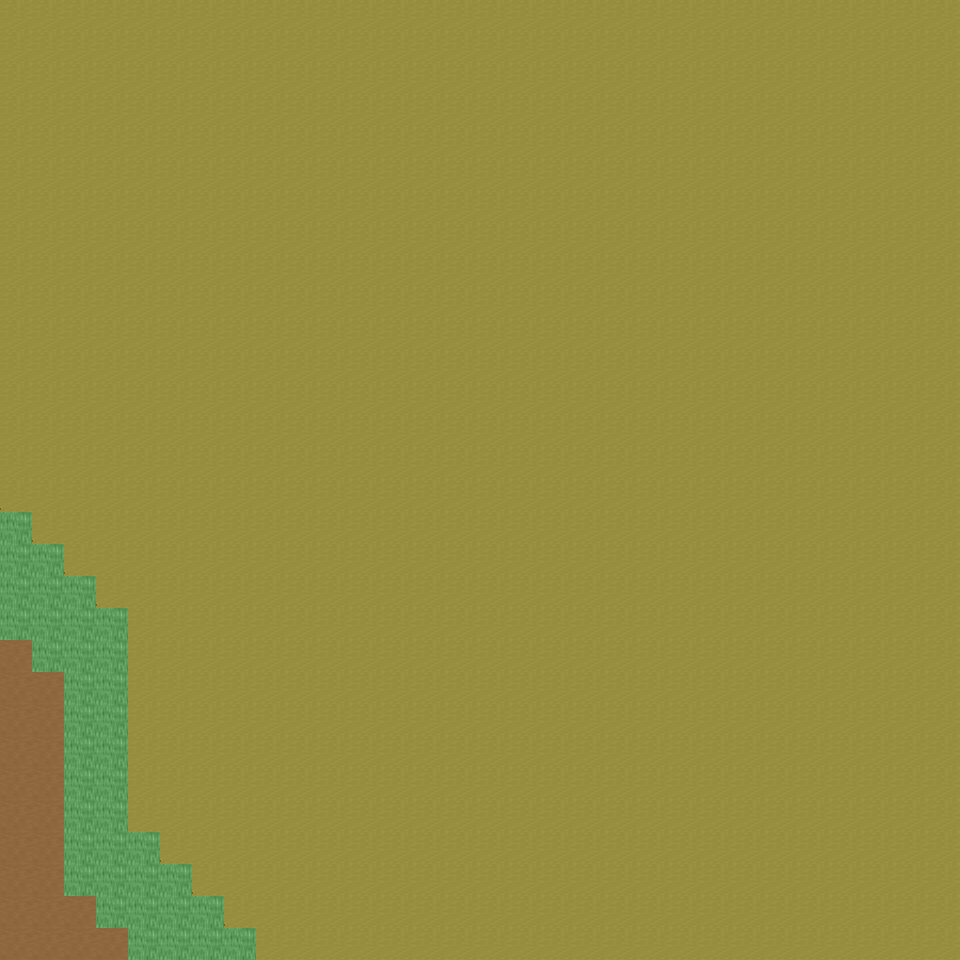

Tiled map render using the project's own tile images. Description and the map definition, with tile-layer contents summarised, below:
An orthogonal 30x30 tile map with 32x32 px tiles, 6 tile layers (Ground, Object, Object2, Above, ...), 31 tilesets and 6 objects (6x mapExit).

<map version="1.0" orientation="orthogonal" renderorder="right-down" width="30" height="30" tilewidth="32" tileheight="32" nextobjectid="7">
  <tileset firstgid="1" name="tileset_ground_ground" tilewidth="32" tileheight="32" tilecount="33" columns="3">
    <image source="../drawable/tileset_ground_ground.png" width="96" height="352" />
  </tileset>
  <tileset firstgid="34" name="tileset_ground_ridge_earth_dark" tilewidth="32" tileheight="32" tilecount="96" columns="12">
    <image source="../drawable/tileset_ground_ridge_earth_dark.png" width="384" height="256" />
  </tileset>
  <tileset firstgid="130" name="tileset_furniture_light_iron_lamp" tilewidth="32" tileheight="32" tilecount="3" columns="1">
    <image source="../drawable/tileset_furniture_light_iron_lamp.png" width="32" height="96" />
  </tileset>
  <tileset firstgid="133" name="tileset_furniture_light_dark_torch" tilewidth="32" tileheight="32" tilecount="8" columns="2">
    <image source="../drawable/tileset_furniture_light_dark_torch.png" width="64" height="128" />
  </tileset>
  <tileset firstgid="141" name="tileset_furniture_light_flames" tilewidth="32" tileheight="32" tilecount="6" columns="6">
    <image source="../drawable/tileset_furniture_light_flames.png" width="192" height="32" />
  </tileset>
  <tileset firstgid="147" name="tileset_item_corpse_skeleton" tilewidth="32" tileheight="32" tilecount="4" columns="2">
    <image source="../drawable/tileset_item_corpse_skeleton.png" width="64" height="64" />
  </tileset>
  <tileset firstgid="151" name="tileset_item_blood_floor_stains_2" tilewidth="32" tileheight="32" tilecount="4" columns="2">
    <image source="../drawable/tileset_item_blood_floor_stains_2.png" width="64" height="64" />
  </tileset>
  <tileset firstgid="155" name="tileset_item_chest_large" tilewidth="32" tileheight="32" tilecount="8" columns="4">
    <image source="../drawable/tileset_item_chest_large.png" width="128" height="64" />
  </tileset>
  <tileset firstgid="163" name="tileset_item_armor_sword_rack" tilewidth="32" tileheight="32" tilecount="4" columns="2">
    <image source="../drawable/tileset_item_armor_sword_rack.png" width="64" height="64" />
  </tileset>
  <tileset firstgid="167" name="tileset_item_armor_weapons_rack" tilewidth="32" tileheight="32" tilecount="18" columns="9">
    <image source="../drawable/tileset_item_armor_weapons_rack.png" width="288" height="64" />
  </tileset>
  <tileset firstgid="185" name="tileset_item_pot_barrel_tall" tilewidth="32" tileheight="32" tilecount="2" columns="1">
    <image source="../drawable/tileset_item_pot_barrel_tall.png" width="32" height="64" />
  </tileset>
  <tileset firstgid="187" name="tileset_item_pot_pot_tall" tilewidth="32" tileheight="32" tilecount="2" columns="1">
    <image source="../drawable/tileset_item_pot_pot_tall.png" width="32" height="64" />
  </tileset>
  <tileset firstgid="189" name="tileset_ground_rock_pebbles" tilewidth="32" tileheight="32" tilecount="3" columns="1">
    <image source="../drawable/tileset_ground_rock_pebbles.png" width="32" height="96" />
  </tileset>
  <tileset firstgid="192" name="tileset_item_corpse_skull_dark" tilewidth="32" tileheight="32" tilecount="2" columns="2">
    <image source="../drawable/tileset_item_corpse_skull_dark.png" width="64" height="32" />
  </tileset>
  <tileset firstgid="194" name="tileset_ground_ladder_horizontal_dark" tilewidth="32" tileheight="32" tilecount="3" columns="1">
    <image source="../drawable/tileset_ground_ladder_horizontal_dark.png" width="32" height="96" />
  </tileset>
  <tileset firstgid="197" name="tileset_ground_fire_fire" tilewidth="32" tileheight="32" tilecount="27" columns="3">
    <image source="../drawable/tileset_ground_fire_fire.png" width="96" height="288" />
  </tileset>
  <tileset firstgid="224" name="tileset_ground_cobbled_paving" tilewidth="32" tileheight="32" tilecount="1" columns="1">
    <image source="../drawable/tileset_ground_cobbled_paving.png" width="32" height="32" />
  </tileset>
  <tileset firstgid="225" name="tileset_plant_stump_int_small_stump" tilewidth="32" tileheight="32" tilecount="1" columns="1">
    <image source="../drawable/tileset_plant_stump_int_small_stump.png" width="32" height="32" />
  </tileset>
  <tileset firstgid="226" name="tileset_furniture_table_tree_stump_table" tilewidth="32" tileheight="32" tilecount="4" columns="2">
    <image source="../drawable/tileset_furniture_table_tree_stump_table.png" width="64" height="64" />
  </tileset>
  <tileset firstgid="230" name="tileset_logic_collision" tilewidth="32" tileheight="32" tilecount="1" columns="1">
    <image source="../drawable/tileset_logic_collision.png" width="32" height="32" />
  </tileset>
  <tileset firstgid="231" name="tileset_ground_ladder_vertical_dark" tilewidth="32" tileheight="32" tilecount="3" columns="3">
    <image source="../drawable/tileset_ground_ladder_vertical_dark.png" width="96" height="32" />
  </tileset>
  <tileset firstgid="234" name="tileset_logic_creature_animal" tilewidth="32" tileheight="32" tilecount="32" columns="8">
    <image source="../drawable/tileset_logic_creature_animal.png" width="256" height="128" />
  </tileset>
  <tileset firstgid="266" name="tileset_logic_creature_human_barbarian" tilewidth="32" tileheight="32" tilecount="7" columns="7">
    <image source="../drawable/tileset_logic_creature_human_barbarian.png" width="224" height="32" />
  </tileset>
  <tileset firstgid="273" name="tileset_ground_ladder_steps" tilewidth="32" tileheight="32" tilecount="6" columns="3">
    <image source="../drawable/tileset_ground_ladder_steps.png" width="96" height="64" />
  </tileset>
  <tileset firstgid="279" name="tileset_logic_portal" tilewidth="32" tileheight="32" tilecount="24" columns="8">
    <image source="../drawable/tileset_logic_portal.png" width="256" height="96" />
  </tileset>
  <tileset firstgid="303" name="tileset_ground_earth_edges_yellowgreen" tilewidth="32" tileheight="32" tilecount="15" columns="5">
    <image source="../drawable/tileset_ground_earth_edges_yellowgreen.png" width="160" height="96" />
  </tileset>
  <tileset firstgid="318" name="tileset_plant_grasses" tilewidth="32" tileheight="32" tilecount="6" columns="3">
    <image source="../drawable/tileset_plant_grasses.png" width="96" height="64" />
  </tileset>
  <tileset firstgid="324" name="tileset_light_yellow_light_5x5" tilewidth="32" tileheight="32" tilecount="25" columns="5">
    <image source="../drawable/tileset_light_yellow_light_5x5.png" width="160" height="160" />
  </tileset>
  <tileset firstgid="349" name="tileset_light_dim_yellow_light_7x5" tilewidth="32" tileheight="32" tilecount="35" columns="7">
    <image source="../drawable/tileset_light_dim_yellow_light_7x5.png" width="224" height="160" />
  </tileset>
  <tileset firstgid="384" name="tileset_item_firewood" tilewidth="32" tileheight="32" tilecount="12" columns="3">
    <image source="../drawable/tileset_item_firewood.png" width="96" height="128" />
  </tileset>
  <tileset firstgid="396" name="tileset_logic_creature_insect" tilewidth="32" tileheight="32" tilecount="5" columns="5">
    <image source="../drawable/tileset_logic_creature_insect.png" width="160" height="32" />
  </tileset>
  <layer name="Ground" width="30" height="30">
    <data>[900 cells, 900 non-empty, 2 distinct tile ids]</data>
  </layer>
  <layer name="Object" width="30" height="30">
    <data>[900 cells, 45 non-empty, 9 distinct tile ids]</data>
  </layer>
  <layer name="Object2" width="30" height="30">
    <data>[900 cells, 0 non-empty, 0 distinct tile ids]</data>
  </layer>
  <layer name="Above" width="30" height="30">
    <data>[900 cells, 0 non-empty, 0 distinct tile ids]</data>
  </layer>
  <layer name="Above2" width="30" height="30">
    <data>[900 cells, 0 non-empty, 0 distinct tile ids]</data>
  </layer>
  <layer name="Walkable" width="30" height="30">
    <data>[900 cells, 38 non-empty, 1 distinct tile ids]</data>
  </layer>
  <objectgroup name="MapEvents">
    <object id="1" name="north" type="mapExit" x="0" y="0" width="960" height="32">
      <properties>
        <property name="map" value="level_0_x207_y9" />
        <property name="x" value="0" />
        <property name="y" value="28" />
      </properties>
    </object>
    <object id="2" name="south" type="mapExit" x="0" y="928" width="128" height="32">
      <properties>
        <property name="map" value="level_0_x207_y11" />
        <property name="x" value="0" />
        <property name="y" value="1" />
      </properties>
    </object>
    <object id="3" name="south2" type="mapExit" x="256" y="928" width="704" height="32">
      <properties>
        <property name="map" value="level_0_x207_y11" />
        <property name="x" value="8" />
        <property name="y" value="1" />
      </properties>
    </object>
    <object id="4" name="west" type="mapExit" x="0" y="0" width="32" height="512">
      <properties>
        <property name="map" value="level_0_x206_y10" />
        <property name="x" value="28" />
        <property name="y" value="0" />
      </properties>
    </object>
    <object id="5" name="west2" type="mapExit" x="0" y="640" width="32" height="320">
      <properties>
        <property name="map" value="level_0_x206_y10" />
        <property name="x" value="28" />
        <property name="y" value="20" />
      </properties>
    </object>
    <object id="6" name="east" type="mapExit" x="928" y="0" width="32" height="960">
      <properties>
        <property name="map" value="level_0_x208_y10" />
        <property name="x" value="1" />
        <property name="y" value="0" />
      </properties>
    </object>
  </objectgroup>
</map>
